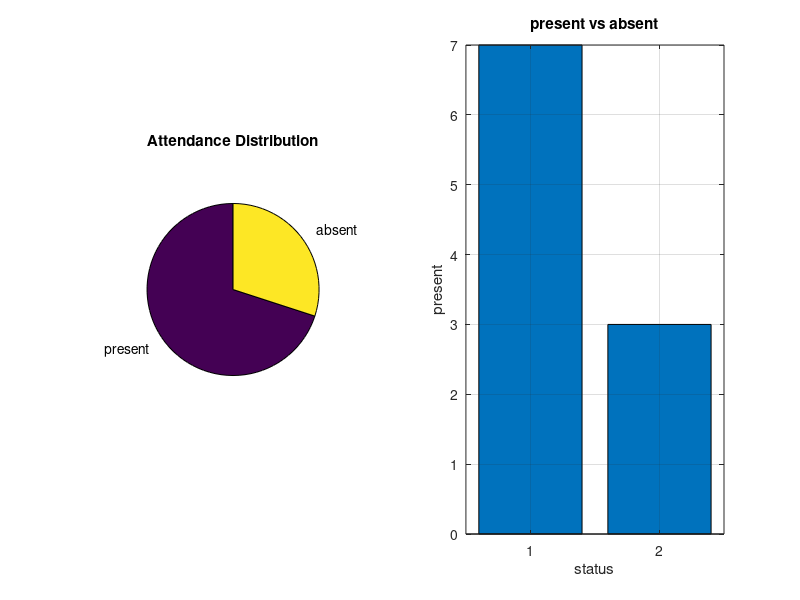

Here is the MATLAB script that generated this plot:
clc;
clear;
close all;

attendance = [1 1 0 1 1 0 1 1 1 0];
total_classes = length(attendance);

present = sum(attendance);
absent = total_classes - present;

%Attendance Percentange

percentange = (present/total_classes)*100;

%Result
fprintf('Total classes: %d\n',total_classes);
fprintf('Present: %d\n', present);
fprintf('Absent: %d\n', absent);
fprintf('Attendance: %.2f%%\n', percentange);

if percentange >= 75
    disp('Eligible for Exam');

else
    disp('Not Eligible for Exam')
end

subplot(1,2,1)
pie([present absent],{'present','absent'})
title('Attendance Distribution')
grid on

subplot(1,2,2)
bar([present absent])
title('present vs absent')
xlabel('status')
ylabel('present')
grid on
